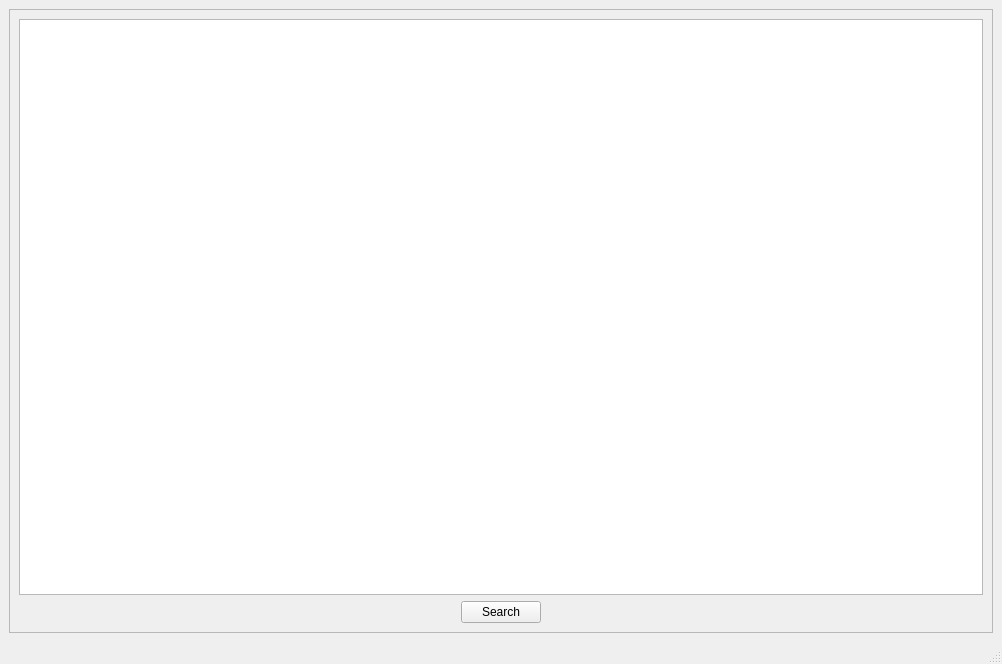
<?xml version="1.0" encoding="UTF-8"?>
<ui version="4.0">
 <class>MainWindow</class>
 <widget class="QMainWindow" name="MainWindow">
  <property name="geometry">
   <rect>
    <x>0</x>
    <y>0</y>
    <width>1002</width>
    <height>664</height>
   </rect>
  </property>
  <property name="windowTitle">
   <string>MainWindow</string>
  </property>
  <widget class="QWidget" name="centralwidget">
   <layout class="QGridLayout" name="gridLayout">
    <item row="0" column="0">
     <widget class="QFrame" name="main">
      <property name="frameShape">
       <enum>QFrame::StyledPanel</enum>
      </property>
      <property name="frameShadow">
       <enum>QFrame::Raised</enum>
      </property>
      <layout class="QGridLayout" name="gridLayout_3">
       <item row="0" column="0">
        <layout class="QGridLayout" name="gridLayout_2">
         <item row="0" column="0" colspan="3">
          <widget class="QTextEdit" name="input"/>
         </item>
         <item row="1" column="0">
          <spacer name="horizontalSpacer">
           <property name="orientation">
            <enum>Qt::Horizontal</enum>
           </property>
           <property name="sizeHint" stdset="0">
            <size>
             <width>40</width>
             <height>20</height>
            </size>
           </property>
          </spacer>
         </item>
         <item row="1" column="1">
          <widget class="QPushButton" name="search">
           <property name="minimumSize">
            <size>
             <width>0</width>
             <height>15</height>
            </size>
           </property>
           <property name="text">
            <string>Search</string>
           </property>
          </widget>
         </item>
         <item row="1" column="2">
          <spacer name="horizontalSpacer_2">
           <property name="orientation">
            <enum>Qt::Horizontal</enum>
           </property>
           <property name="sizeHint" stdset="0">
            <size>
             <width>40</width>
             <height>20</height>
            </size>
           </property>
          </spacer>
         </item>
        </layout>
       </item>
      </layout>
     </widget>
    </item>
   </layout>
  </widget>
  <widget class="QMenuBar" name="menubar">
   <property name="geometry">
    <rect>
     <x>0</x>
     <y>0</y>
     <width>1002</width>
     <height>21</height>
    </rect>
   </property>
  </widget>
  <widget class="QStatusBar" name="statusbar"/>
 </widget>
 <resources/>
 <connections/>
</ui>
